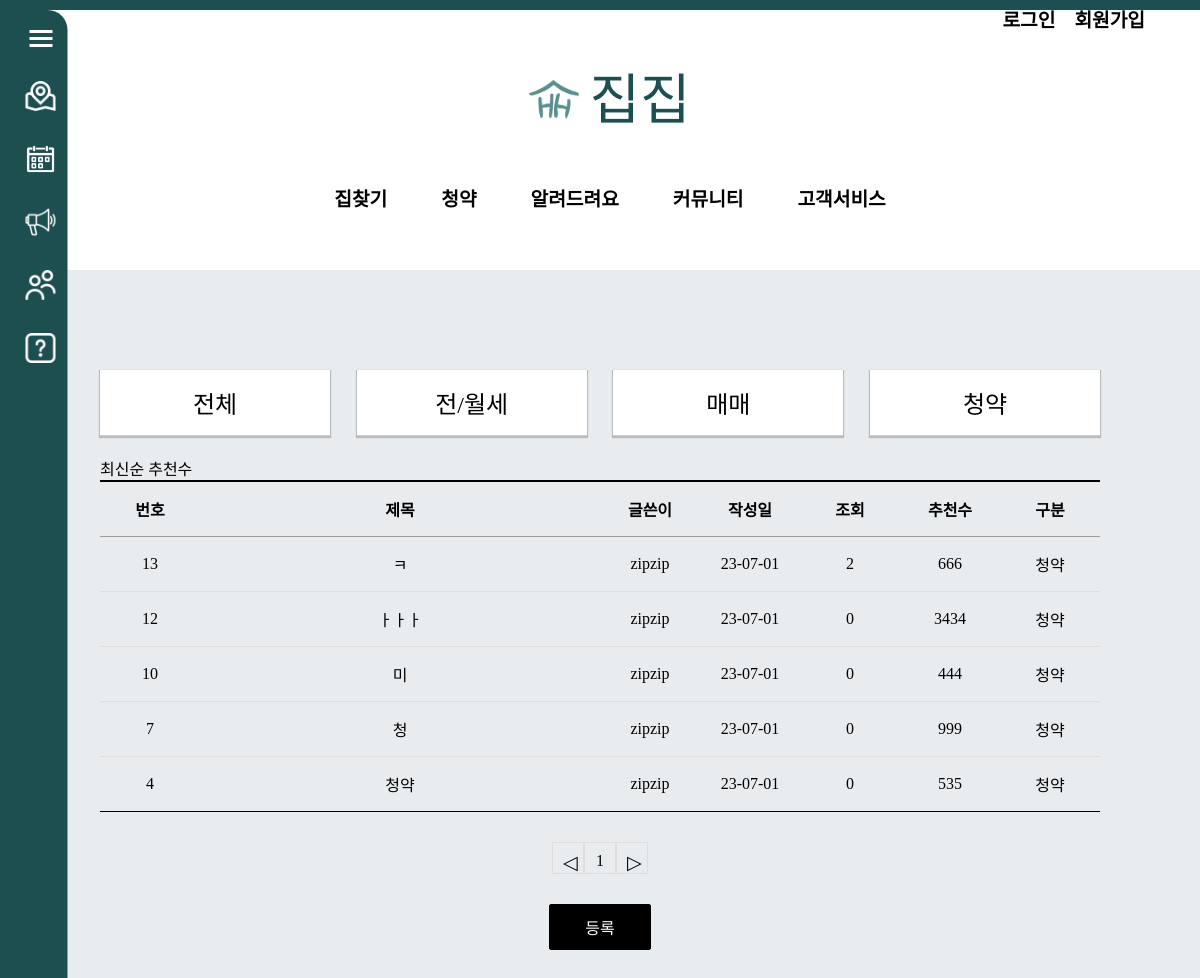
Page /review/review_subscription/ on the earlier database version.
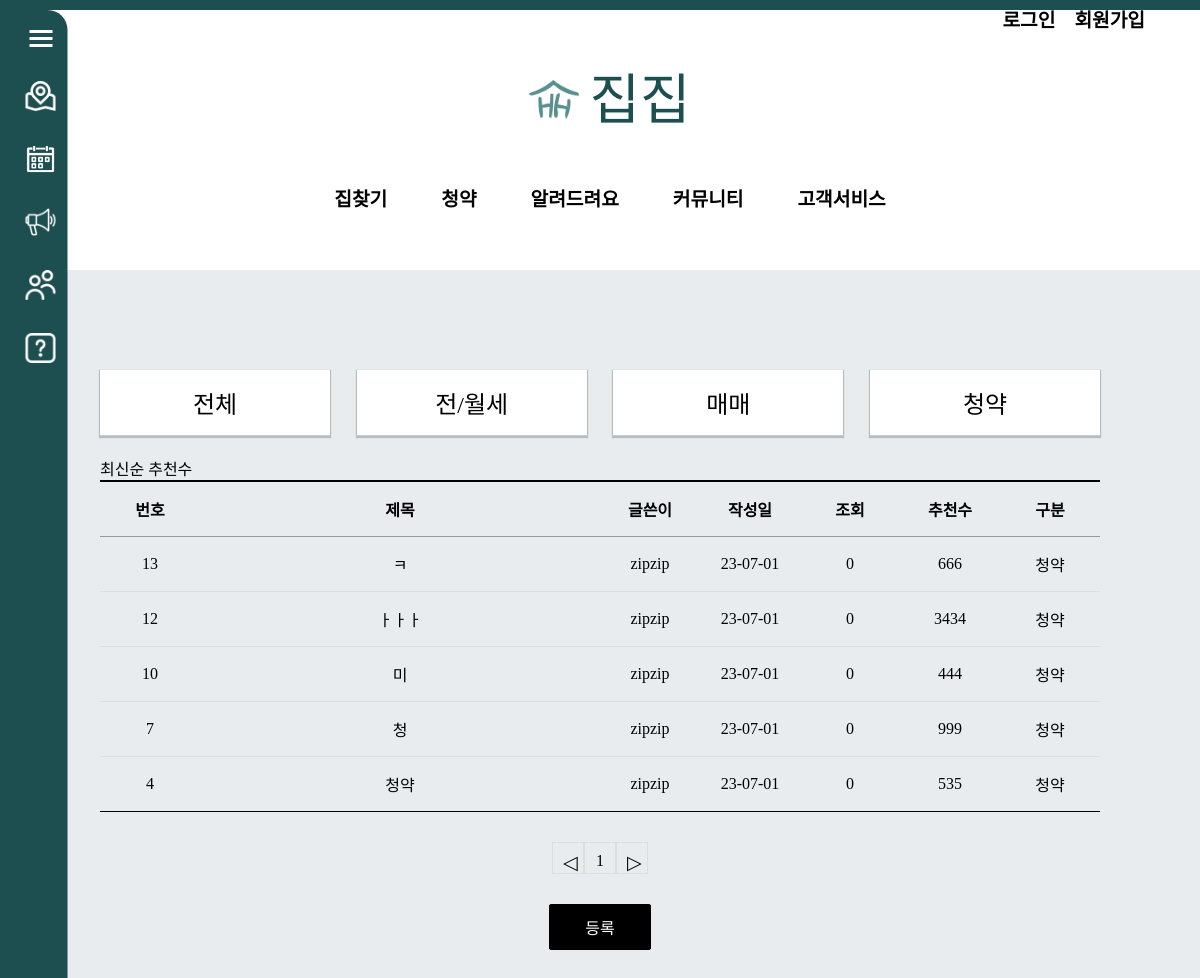
Same page on the later database version.
### review/models.py (models this page shows, shortened)
class Review_Board(models.Model):
    r_title = models.CharField(max_length=100)
    r_content = models.TextField()
    user = models.ForeignKey(User, on_delete=models.CASCADE)
    r_regdate = models.DateTimeField()
    r_modifydate = models.DateTimeField(null=True, blank=True)
    r_type = models.CharField(max_length=10) # 리뷰 게시판 타입
    r_hit = models.IntegerField(default=0)
    r_recommend = models.IntegerField(default=0)

### review/views.py (the view)
# urls.py: path('review_subscription/', views.review_list_subscription, name='review_subscription'), # 거래후기청약
def review_list_subscription(request):
    question_list = Review_Board.objects.filter(r_type='청약').order_by('-r_regdate')
    page = request.GET.get('page', '1')
    paginator = Paginator(question_list, 10)
    text = paginator.get_page(page)
    context = {'question_list': text}
    return render(request, 'review/review_list_subscription.html', context)

### templates/review/review_list_subscription.html (shortened to what this page needs)
<!DOCTYPE html>
<html lang="en">
{% load static %}
<head>
    <link rel="stylesheet" href="{% static 'css/review/css/css.css' %}">
</head>
<body>
{% include 'poll/sidebar.html' %}
{% include 'poll/header.html' %}
    <div class="board_wrap">
        <div class="board_list_wrap">
            <div class="category_wrap">
                <ul>
                    <li><a href="{% url 'review:review_main' %}">전체</a></li>
                    <li><a href="{% url 'review:review_jan' %}" >전/월세</a></li>
                    <li><a href="{% url 'review:review_mama' %}" >매매</a></li>
                    <li><a href="{% url 'review:review_subscription' %}" >청약</a></li>
                </ul>
            </div>
            <div>
                <a href="{% url 'review:review_subscription' %}">최신순</a>
                <a href="{% url 'review:review_subscription_recommend' %}">추천수</a>
            </div>
            <div class="board_list">
                <div class="top">
                    <div class="num">번호</div>
                    <div class="title">제목</div>
                    <div class="writer">글쓴이</div>
                    <div class="date">작성일</div>
                    <div class="count">조회</div>
                    <div class="count">추천수</div>
                    <div class="division">구분</div>
                </div>
                {% for question in question_list %}
                <div>
                    <div class="num">{{ question.id }}</div>
                    <div class="title"><a href="{% url 'review:review_detail' question.id %}">{{ question.r_title }}</a></div>
                    <div class="writer">{{ question.user }}</div>
                    <div class="date">{{ question.r_regdate|date:"y-m-d" }}</div>
                    <div class="count">{{ question.r_hit }}</div>
                    <div class="count">{{ question.r_recommend }}</div>
                    <div class="division">{{question.r_type}}</div>
                </div>
                {% endfor %}
            </div>
            <ul class="board_page">
                {% if question_list.has_previous %}
                <li class="bt first">
                    <a class="bt prev" href="?page={{ question_list.previous_page_number }}">◀</a>
                </li>
                {% else %}
                <li class="page-item disabled">
                    <a class="bt prev">◁</a>
                </li>
                {% endif %}
                {% for page_number in question_list.paginator.page_range %}
                {% if question_list.number == page_number %}
                <li class="page-item active">
                    <a class="num">{{ page_number }}</a>
                </li>
                {% else %}
                <li class="page-item">
                    <a class="num" href="?page={{ page_number }}">{{ page_number }}</a>
                </li>
                {% endif %}
                {% endfor %}
                {% if question_list.has_next %}
                <li class="page-item">
                    <a class="bt last" href="?page={{ question_list.next_page_number }}">▶</a>
                </li>
                {% else %}
                <li class="page-item disabled">
                    <a class="bt last">▷</a>
                </li>
                {% endif %}
            </ul>
            <div class="bt_wrap">
                <a href="#" class="on">등록</a>
            </div>
        </div>
    </div>
</body>
</html>

Differences in the rows shown:
changed Review_Board id 13: r_hit "2" → "0"
